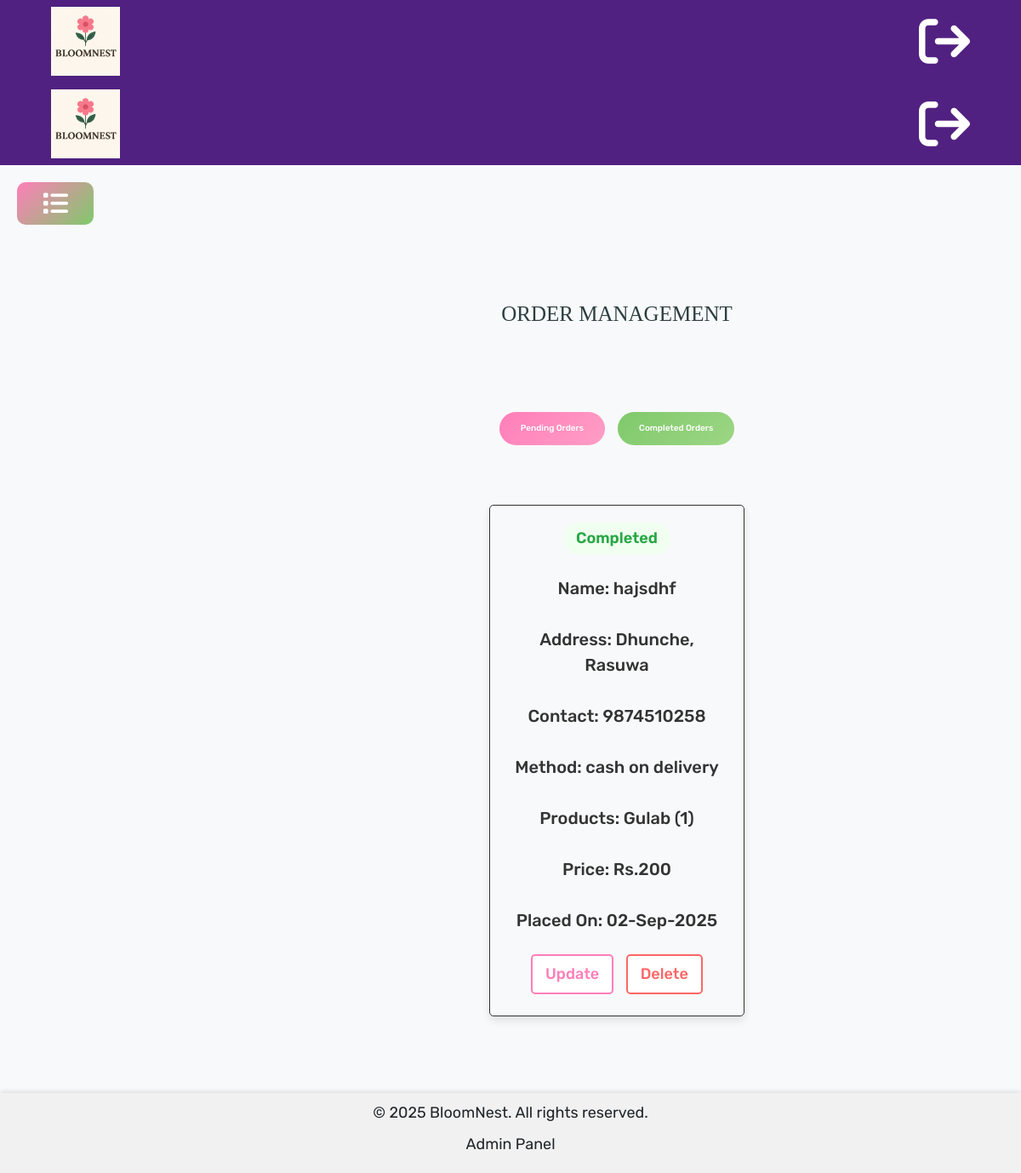
Screenshot of /admin/orders.php?status=Completed (signed in) with the database file from the repository.
### tables this page shows
CREATE TABLE `orders` (
  `id` int NOT NULL,
  `user_id` int NOT NULL,
  `placed_on` varchar(255) NOT NULL,
  `name` varchar(255) NOT NULL,
  `number` varchar(100) NOT NULL,
  `email` varchar(255) NOT NULL,
  `address` varchar(255) NOT NULL,
  `method` varchar(255) NOT NULL,
  `total_products` varchar(255) NOT NULL,
  `total_price` varchar(255) NOT NULL,
  `payment_status` varchar(255) NOT NULL
);

### admin/orders.php (the view, shortened to what this page needs)
<?php
include "./adminHeader.php";
include_once "config/dbconnect.php";
class OrderManager {
    private $conn;
    public function __construct($connection) {
        $this->conn = $connection;
    }
    public function getOrdersByStatus($status) {
        $status = mysqli_real_escape_string($this->conn, $status);
        $query = "SELECT * FROM orders WHERE payment_status = '$status' ORDER BY id DESC";
        $result = mysqli_query($this->conn, $query);
        return $result;
    }
    public function isValidStatus($status) {
        $validStatuses = ['Pending', 'Completed'];
        return in_array($status, $validStatuses);
    }
}
$orderManager = new OrderManager($conn);
$status = isset($_GET['status']) && $orderManager->isValidStatus($_GET['status'])
    ? $_GET['status']
    : 'Pending';
$orders = $orderManager->getOrdersByStatus($status);
?>
<!DOCTYPE html>
<html lang="en">
<head>
    <link rel="stylesheet" href="https://cdn.jsdelivr.net/npm/bootstrap@4.0.0/dist/css/bootstrap.min.css">
    <link rel="stylesheet" href="https://cdnjs.cloudflare.com/ajax/libs/font-awesome/4.7.0/css/font-awesome.min.css">
    <link rel="stylesheet" href="assets/css/style.css">
    <link rel="stylesheet" href="admin_style.css">
    <link rel="stylesheet" href="https://cdnjs.cloudflare.com/ajax/libs/font-awesome/6.5.0/css/all.min.css">
</head>
<body>
    <?php include "./adminHeader.php"; ?>
    <div id="main">
        <button class="openbtn" onclick="toggleNav()" style="width:90px; border-radius:10px; background: linear-gradient(135deg, #ff7eb9 0%, #7fc96b 100%);">
            <i class="fa fa-list" style="font-size:30px; color:white;"></i>
        </button>
    </div>
    <div class="content">
        <section class="add-products">
            <h1 class="title">Order Management</h1>
        </section>
        <section class="filter-buttons">
            <a href="orders.php?status=Pending" class="filter-btn filter-btn-pending <?php echo $status === 'Pending' ? 'active' : ''; ?>">
                Pending Orders
            </a>
            <a href="orders.php?status=Completed" class="filter-btn filter-btn-completed <?php echo $status === 'Completed' ? 'active' : ''; ?>">
                Completed Orders
            </a>
        </section>
        <section class="show-products">
            <div class="box-container">
                <?php
                if (mysqli_num_rows($orders) > 0) {
                    while ($order = mysqli_fetch_assoc($orders)) {
                        $statusClass = strtolower($order['payment_status']);
                ?>
                <div class="box">
                    <div class="status-badge status-<?php echo $statusClass; ?>">
                        <?php echo htmlspecialchars($order['payment_status']); ?>
                    </div>
                    <div class="name"><?php echo "Name: ", htmlspecialchars($order['name']); ?></div>
                    <div class="name"><?php echo "Address: ", htmlspecialchars($order['address']); ?></div>
                    <div class="name"><?php echo "Contact: ", htmlspecialchars($order['number']); ?></div>
                    <div class="name"><?php echo "Method: ", htmlspecialchars($order['method']); ?></div>
                    <div class="name"><?php echo "Products: ", htmlspecialchars($order['total_products']); ?></div>
                    <div class="name"><?php echo "Price: Rs.", htmlspecialchars($order['total_price']); ?></div>
                    <div class="name"><?php echo "Placed On: ", htmlspecialchars($order['placed_on']); ?></div>
                    <div class="action-buttons">
                        <a href="orders.php?update=<?php echo $order['id']; ?>" class="option-btn">Update</a>
                        <a href="orders.php?delete=<?php echo $order['id']; ?>" class="delete-btn" onclick="return confirm('Are you sure you want to delete this order?');">Delete</a>
                    </div>
                </div>
                <?php
                    }
                } else {
                    echo '<p class="empty">No Orders Found for ' . htmlspecialchars($status) . ' Status!</p>';
                }
                ?>
            </div>
        </section>
    </div>
    <div class="footer">
        <?php include 'adminfooter.php' ?>
    </div>
</body>
</html>

### admin/assets/css/style.css (style rules this page uses)
* { margin: 0; padding: 0; font-family: 'Work Sans', sans-serif; font-size: 18px; }
.openbtn { font-size: 20px; cursor: pointer; padding: 10px 15px; border: none; color: #fff; background-color:#4d4d75; }
#main { transition: margin-left .5s; padding: 20px; }

### admin/admin_style.css (style rules this page uses)
:root { --purple:#d84e17; --red:#c0392b; --orange:#f39c12; --black:#333; --white:#fff; --light-color:#666; --light-white:#ccc; --light-bg:#f5f5f5; --border:.1rem solid var(--black); --box-shadow:0 .5rem 1rem rgba(0,0,0,.1); }
* { font-family: 'Rubik', sans-serif; margin:0; padding:0; box-sizing: border-box; outline: none; border:none; text-decoration: none; transition:all .2s linear; }
html { font-size: 62.5%; overflow-x: hidden; }
body { background-color: var(--light-bg); }
section { padding:3rem 2rem; }
.title { text-align: center; margin-bottom: 2rem; text-transform: uppercase; color:white; font-size: 4rem; }
.btn, .option-btn, .delete-btn, .white-btn { display: inline-block; margin-top: 1rem; padding:1rem 3rem; cursor: pointer; color:var(--white); font-size: 1.8rem; border-radius: .5rem; text-transform: capitalize; }
.option-btn { background-color: var(--orange); }
.delete-btn { background-color: var(--red); }
.show-products .box-container { display: grid; grid-template-columns: repeat(auto-fit, 30rem); justify-content: center; gap:1.5rem; max-width: 1200px; overflow: hidden; margin:0 auto; align-items: flex-start; }
.show-products { padding-top: 0; }
.show-products .box-container .box { text-align: center; padding:2rem; border-radius: .5rem; border:var(--border); box-shadow: var(--box-shadow); background-color: transparent; }
.show-products .box-container .box .name { padding:1rem 0; font-size: 2rem; color:var(--black); }

### admin/orders.php (style rules this page uses)
body { background-color: #f8f9fa; font-family: 'Montserrat', sans-serif; }
.content { margin-left: 250px; padding: 20px; transition: margin-left 0.3s; }
.title { text-align: center; color: #2d3e40; font-family: 'Playfair Display', serif; margin: 20px 0; font-size: 2.5rem; }
.filter-buttons { display: flex; justify-content: center; margin: 20px 0; gap: 15px; }
.filter-btn { padding: 12px 25px; border: none; border-radius: 25px; cursor: pointer; font-size: 1rem; font-weight: 500; transition: all 0.3s; text-decoration: none; }
.filter-btn-pending { background: linear-gradient(135deg, #ff7eb9 0%, #ff9ec5 100%); color: white; }
.filter-btn-completed { background: linear-gradient(135deg, #7fc96b 0%, #9dd684 100%); color: white; }
.box-container { display: grid; grid-template-columns: repeat(auto-fill, minmax(350px, 1fr)); gap: 20px; padding: 20px; max-width: 1200px; margin: 0 auto; }
.box { background: white; border-radius: 15px; padding: 20px; text-align: center; box-shadow: 0 4px 8px rgba(0,0,0,0.1); transition: transform 0.3s; }
.name { color: #2d3e40; margin-bottom: 10px; font-weight: 500; }
.status-badge { display: inline-block; padding: 5px 15px; border-radius: 20px; font-weight: 600; margin-bottom: 15px; }
.status-completed { background-color: #f0fff0; color: #28a745; }
.option-btn, .delete-btn { display: inline-block; padding: 8px 15px; margin: 5px; border-radius: 5px; text-decoration: none; font-weight: 500; transition: all 0.3s; }
.option-btn { background: white; color: #ff7eb9; border: 2px solid #ff7eb9; }
.delete-btn { background: white; color: #ff6666; border: 2px solid #ff6666; }

### rows the page displays
orders: payment_status "Completed", name "hajsdhf", address "Dhunche, Rasuwa", number "9874510258", method "cash on delivery", total_products "Gulab (1)", total_price "200", placed_on "02-Sep-2025"
